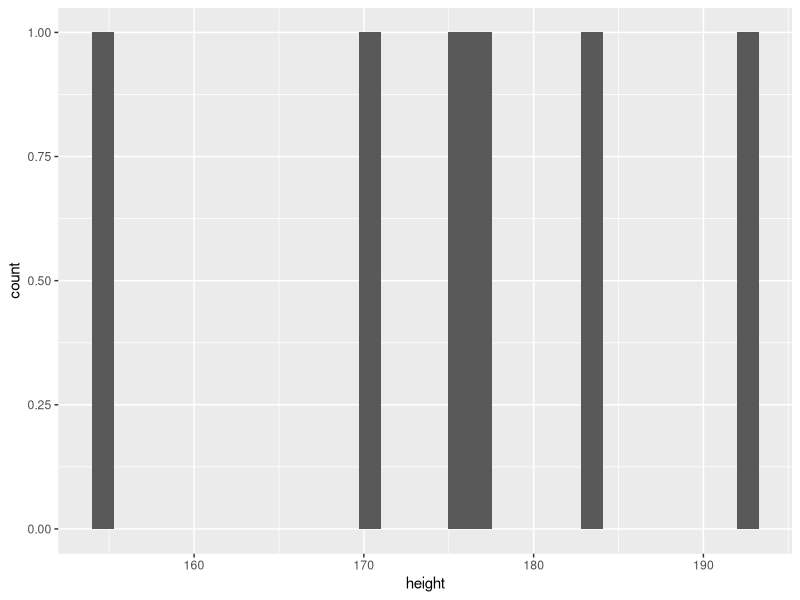
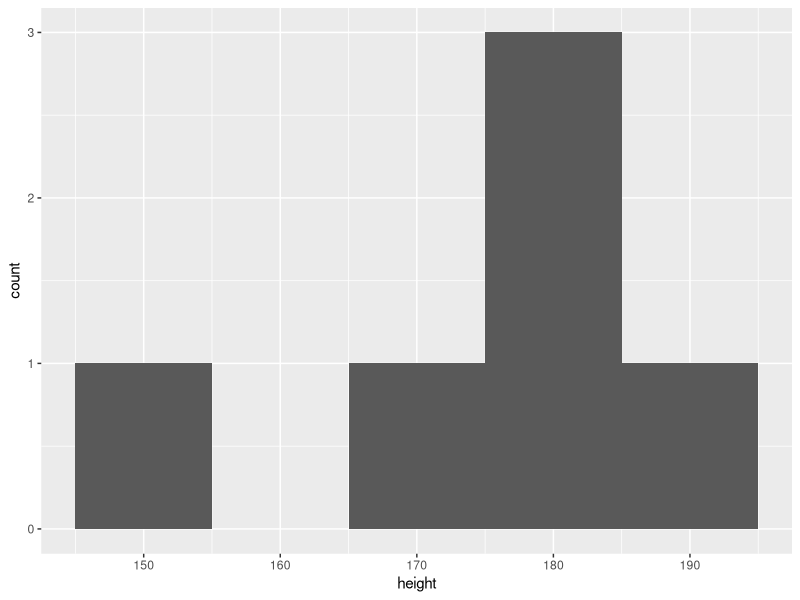
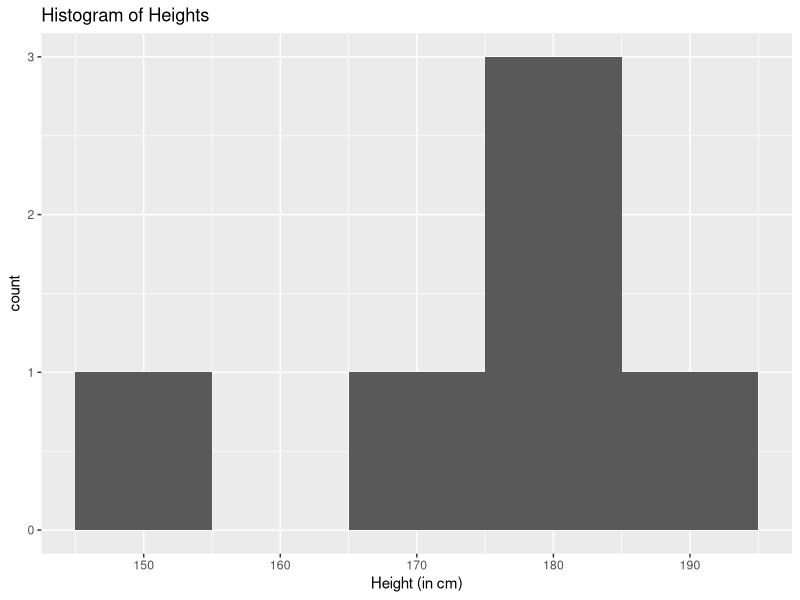
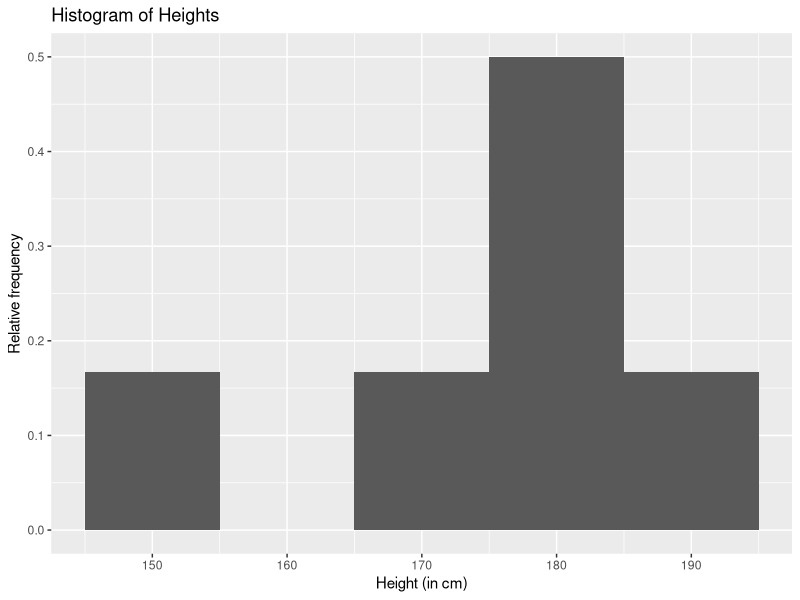
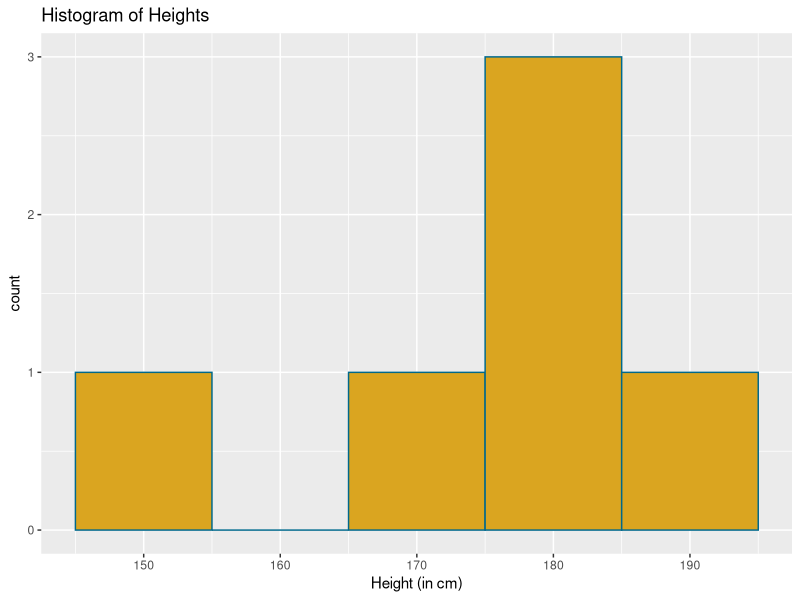
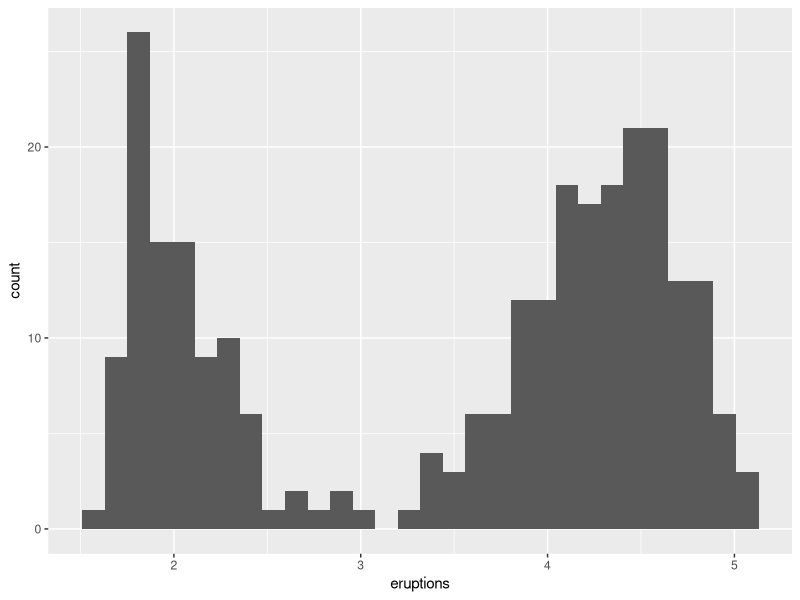
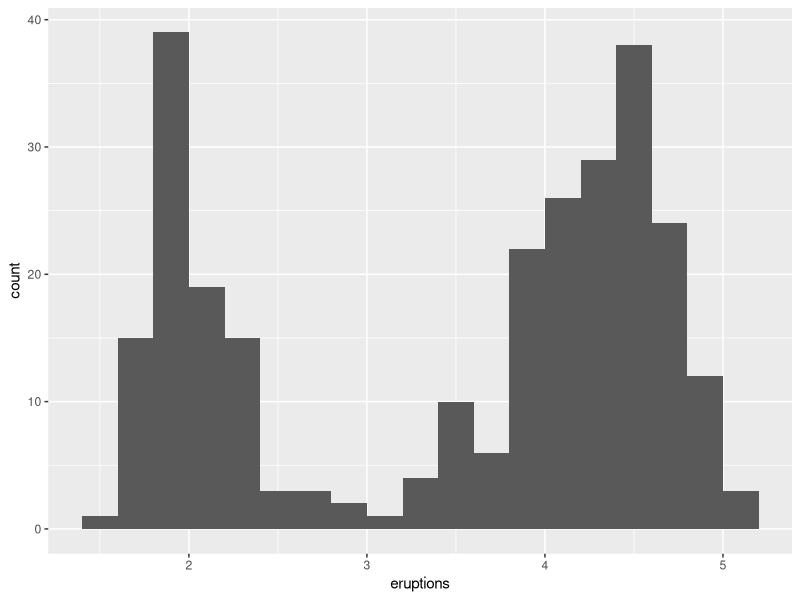
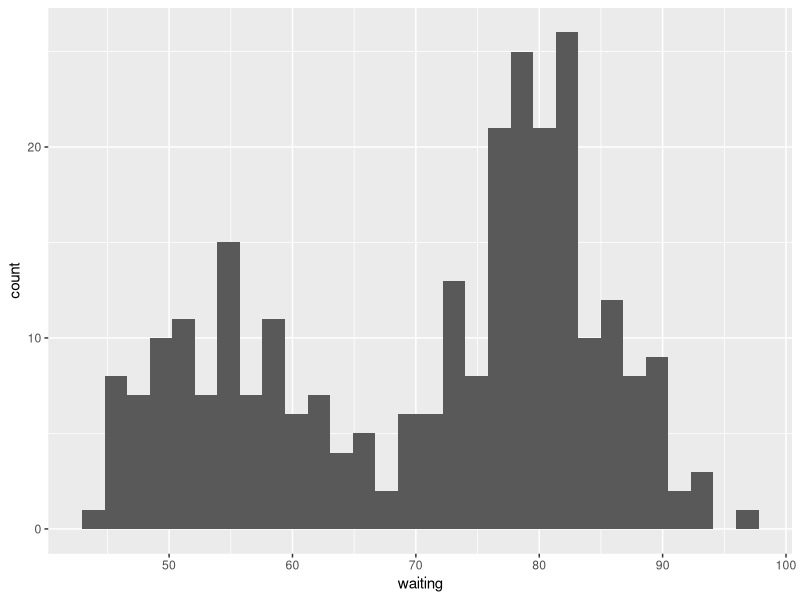

Here is the R script that generated these plots, in order: (Note: this script raises an error after producing the figures.)
install.packages("ggplot2")
install.packages("datasets")
install.packages("readxl") 
install.packages("dplyr") 
install.packages("PerformanceAnalytics")
install.packages("corrplot") 
install.packages("gapminder")
install.packages("gridextra")
install.packages("Ecdat")
install.packages("corpcor")
install.packages("GPArotation")
install.packages("psych")
install.packages("IDPmisc")
install.packages("lattice") 
install.packages("treetop")
install.packages("scales")
install.packages("rcompanion")
install.packages("gmodels")
install.packages("car")
install.packages("caret")
install.packages("gvlma")
install.packages("predictmeans")
install.packages("caret")
install.packages("magrittr")
install.packages("tidyr")
install.packages("lmtest")
install.packages("popbio")
install.packages("e1071")
install.packages("data.table")
install.packages("effects")
install.packages("multcomp")
install.packages("mvnormtest")

library("ggplot2") #ALWAYS run this again before starting to use any command
#with ggplot2.

#This creates a vector and assigns it to a variable named 'height.
height <- c (171,192,183,177,154,176)

#This creates the data frame from height.
height_df <- data.frame (height)


#Create a histogram of height with these commands.
h <- ggplot(height_df, aes (x = height))
h + geom_histogram()

#To add in bins, change it to:
h + geom_histogram(binwidth = 10)

#To add a title and labels:
h + geom_histogram(binwidth = 10) +
ggtitle("Histogram of Heights") +
xlab ("Height (in cm)")

#This command makes the height of the bars to be related to the relative frequency, or
#the fraction of the total number of values that fall into each bin.
h + geom_histogram(binwidth = 10, aes(y = ..count../sum(..count..))) +
  ggtitle("Histogram of Heights") + xlab("Height (in cm)") +
  ylab("Relative frequency")

#Adding aes(y = ..count../sum(..count..) as an argument to geom_histogram() is the code that 
#changes the counts to relative frequency. Adding ylab("Relative frequency") gives a reasonable 
#label for the vertical axis. These commands give the following histogram. The vertical axis is 
#the relative frequency.

#You can add color, to both the lines and fill:
h + geom_histogram(binwidth = 10, fill = "goldenrod", color = "deepskyblue4") +
  ggtitle("Histogram of Heights") + xlab("Height (in cm)")

#Eruptions Histogram
#--------------------

faithful

faithful_histogram <- ggplot(faithful, aes(x = eruptions))
faithful_histogram + geom_histogram()

#You could use the binwidth = argument or, you can create a vector of bin boundaries
#(sometimes called breaks), and pass this vector as the breaks argument to 
#geom_histogram(). This next example creates bins or breaks with a width of 0.2:

faithful_histogram + geom_histogram(breaks = seq(1.4, 5.2, by = 0.2))

#Although it doesn't look much different in the general shape, you will notice that 
#the counts in the second histogram for eruptions goes up much higher than the 
#eruption counts in the first histogram.


#Review: The waiting times for the Old Faithful data are in the column labled waiting.
#You set up a histogram of these times with the following call to ggplot():
waiting_histogram <- ggplot(faithful, aes(x = waiting))

#Which of the following commands will create the following histogram? This histogram
#has bins whose width is three minutes.

#A
waiting_histogram +
  geom_histogram()

#B
waiting_histogram +
  geom_histogram(binwidth = 10)

#C
waiting_histogram +
  geom_histogram(breaks = seq(30,100,by = 7))

#D
waiting_histogram + geom_histogram(binwidth = 3)

breaks

warpbreaks


